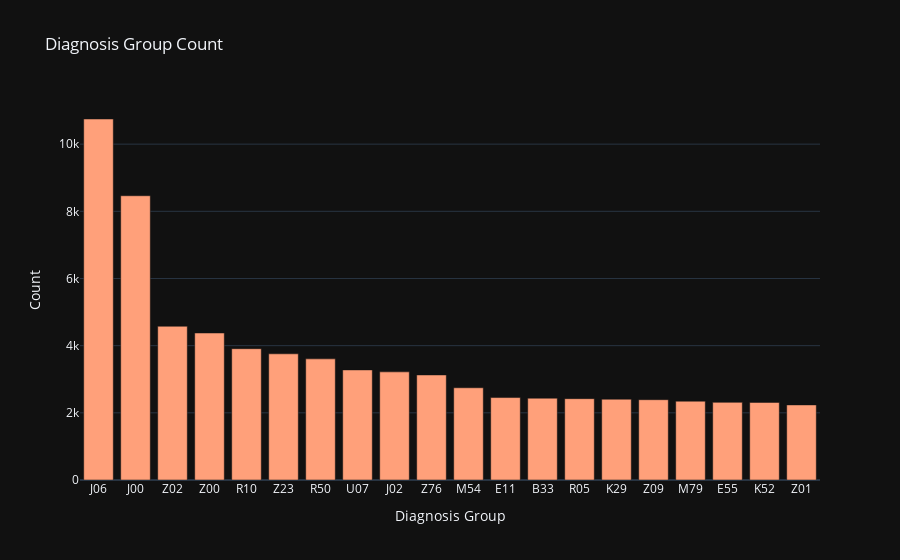

This figure's notebook cell:
### Code cell
#Plotting the diagnosis group with go

#Only the top 10 diagnosis groups are plotted

fig = go.Figure(go.Bar(x = sorted_diagnosis_group['DiagnosisGroup'], y = sorted_diagnosis_group['Patient'][:20], marker_color = 'lightsalmon'))
fig.update_layout(title = 'Diagnosis Group Count', xaxis_title = 'Diagnosis Group', yaxis_title = 'Count', template = 'plotly_dark')
fig.show()

### Figure 1 — Plotly figure (JSON) as saved in the notebook; plotly's stock layout.template omitted (floating-point values rounded to 4 significant figures; data arrays with more than 128 entries replaced by an {"elided": "..."} marker saying what was removed)
{"data": [{"marker": {"color": "lightsalmon"}, "type": "bar", "x": {"elided": "1240 str values"}, "y": [10749, 8464, 4577, 4377, 3910, 3757, 3607, 3278, 3220, 3128, 2746, 2455, 2436, 2422, 2406, 2391, 2347, 2312, 2310, 2236]}], "layout": {"title": {"text": "Diagnosis Group Count"}, "xaxis": {"title": {"text": "Diagnosis Group"}}, "yaxis": {"title": {"text": "Count"}}}}
